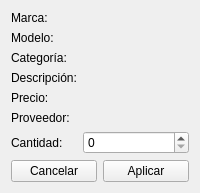
<?xml version="1.0" encoding="UTF-8"?>
<ui version="4.0">
 <class>ModifyStockForm</class>
 <widget class="QWidget" name="ModifyStockForm">
  <property name="windowTitle">
   <string>Administrar Stock</string>
  </property>
  <layout class="QVBoxLayout" name="verticalLayout">
   <item>
    <layout class="QFormLayout" name="formLayout">
     <item row="0" column="0">
      <widget class="QLabel" name="label_brand">
       <property name="text"><string>Marca:</string></property>
      </widget>
     </item>
     <item row="0" column="1">
      <widget class="QLabel" name="value_brand"/>
     </item>
     <item row="1" column="0">
      <widget class="QLabel" name="label_model">
       <property name="text"><string>Modelo:</string></property>
      </widget>
     </item>
     <item row="1" column="1">
      <widget class="QLabel" name="value_model"/>
     </item>
     <item row="2" column="0">
      <widget class="QLabel" name="label_category">
       <property name="text"><string>Categoría:</string></property>
      </widget>
     </item>
     <item row="2" column="1">
      <widget class="QLabel" name="value_category"/>
     </item>
     <item row="3" column="0">
      <widget class="QLabel" name="label_description">
       <property name="text"><string>Descripción:</string></property>
      </widget>
     </item>
     <item row="3" column="1">
      <widget class="QLabel" name="value_description"/>
     </item>
     <item row="4" column="0">
      <widget class="QLabel" name="label_price">
       <property name="text"><string>Precio:</string></property>
      </widget>
     </item>
     <item row="4" column="1">
      <widget class="QLabel" name="value_price"/>
     </item>
     <item row="5" column="0">
      <widget class="QLabel" name="label_provider">
       <property name="text"><string>Proveedor:</string></property>
      </widget>
     </item>
     <item row="5" column="1">
      <widget class="QLabel" name="value_provider"/>
     </item>
     <item row="6" column="0">
      <widget class="QLabel" name="label_quantity">
       <property name="text"><string>Cantidad:</string></property>
      </widget>
     </item>
     <item row="6" column="1">
      <widget class="QSpinBox" name="quantity_spinbox"/>
     </item>
    </layout>
   </item>
   <item>
    <layout class="QHBoxLayout" name="buttonLayout">
     <item>
      <widget class="QPushButton" name="cancel_button">
       <property name="text"><string>Cancelar</string></property>
      </widget>
     </item>
     <item>
      <widget class="QPushButton" name="apply_button">
       <property name="text"><string>Aplicar</string></property>
      </widget>
     </item>
    </layout>
   </item>
  </layout>
 </widget>
 <resources/>
 <connections/>
</ui>
